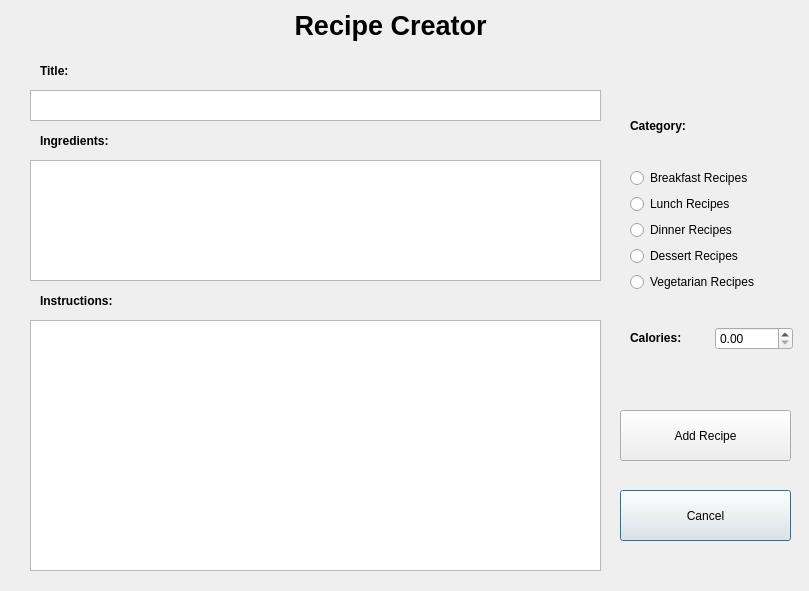
<?xml version="1.0" encoding="UTF-8"?>
<ui version="4.0">
 <class>AddRecipeWindow</class>
 <widget class="QDialog" name="AddRecipeWindow">
  <property name="geometry">
   <rect>
    <x>0</x>
    <y>0</y>
    <width>809</width>
    <height>591</height>
   </rect>
  </property>
  <property name="windowTitle">
   <string>Dialog</string>
  </property>
  <widget class="QTextEdit" name="titletextEdit">
   <property name="geometry">
    <rect>
     <x>30</x>
     <y>90</y>
     <width>571</width>
     <height>31</height>
    </rect>
   </property>
  </widget>
  <widget class="QWidget" name="verticalLayoutWidget_3">
   <property name="geometry">
    <rect>
     <x>630</x>
     <y>90</y>
     <width>163</width>
     <height>291</height>
    </rect>
   </property>
   <layout class="QVBoxLayout" name="verticalLayout_2">
    <item>
     <widget class="QLabel" name="categoryLabel_2">
      <property name="sizePolicy">
       <sizepolicy hsizetype="Preferred" vsizetype="Maximum">
        <horstretch>0</horstretch>
        <verstretch>0</verstretch>
       </sizepolicy>
      </property>
      <property name="font">
       <font>
        <bold>true</bold>
       </font>
      </property>
      <property name="text">
       <string>Category:</string>
      </property>
     </widget>
    </item>
    <item>
     <layout class="QVBoxLayout" name="categoryVLayout_2">
      <item>
       <widget class="QRadioButton" name="breakfastRB_2">
        <property name="text">
         <string>Breakfast Recipes</string>
        </property>
       </widget>
      </item>
      <item>
       <widget class="QRadioButton" name="lunchRB_2">
        <property name="text">
         <string>Lunch Recipes</string>
        </property>
       </widget>
      </item>
      <item>
       <widget class="QRadioButton" name="dinnerRB_2">
        <property name="text">
         <string>Dinner Recipes</string>
        </property>
       </widget>
      </item>
      <item>
       <widget class="QRadioButton" name="dessertRB_2">
        <property name="text">
         <string>Dessert Recipes</string>
        </property>
       </widget>
      </item>
      <item>
       <widget class="QRadioButton" name="vegetarianRB_2">
        <property name="text">
         <string>Vegetarian Recipes</string>
        </property>
       </widget>
      </item>
     </layout>
    </item>
    <item>
     <layout class="QHBoxLayout" name="caloriesHLayout_2">
      <property name="sizeConstraint">
       <enum>QLayout::SetDefaultConstraint</enum>
      </property>
      <item>
       <widget class="QLabel" name="caloriesLabel_2">
        <property name="sizePolicy">
         <sizepolicy hsizetype="Preferred" vsizetype="Maximum">
          <horstretch>0</horstretch>
          <verstretch>0</verstretch>
         </sizepolicy>
        </property>
        <property name="font">
         <font>
          <bold>true</bold>
         </font>
        </property>
        <property name="text">
         <string>Calories:</string>
        </property>
       </widget>
      </item>
      <item>
       <widget class="QDoubleSpinBox" name="caloriesDoubleSpinBox_2">
        <property name="maximum">
         <double>10000.000000000000000</double>
        </property>
       </widget>
      </item>
     </layout>
    </item>
   </layout>
  </widget>
  <widget class="QTextEdit" name="ingredientsTextEdit">
   <property name="geometry">
    <rect>
     <x>30</x>
     <y>160</y>
     <width>571</width>
     <height>121</height>
    </rect>
   </property>
  </widget>
  <widget class="QLabel" name="mainTitleLabel">
   <property name="geometry">
    <rect>
     <x>280</x>
     <y>10</y>
     <width>221</width>
     <height>31</height>
    </rect>
   </property>
   <property name="font">
    <font>
     <pointsize>20</pointsize>
     <bold>true</bold>
    </font>
   </property>
   <property name="text">
    <string>Recipe Creator</string>
   </property>
   <property name="alignment">
    <set>Qt::AlignCenter</set>
   </property>
  </widget>
  <widget class="QLabel" name="instructionsLabel">
   <property name="geometry">
    <rect>
     <x>40</x>
     <y>290</y>
     <width>111</width>
     <height>21</height>
    </rect>
   </property>
   <property name="font">
    <font>
     <bold>true</bold>
    </font>
   </property>
   <property name="text">
    <string>Instructions:</string>
   </property>
  </widget>
  <widget class="QLabel" name="ingredientsLabel">
   <property name="geometry">
    <rect>
     <x>40</x>
     <y>130</y>
     <width>111</width>
     <height>21</height>
    </rect>
   </property>
   <property name="font">
    <font>
     <bold>true</bold>
    </font>
   </property>
   <property name="text">
    <string>Ingredients:</string>
   </property>
  </widget>
  <widget class="QLabel" name="titleLabel">
   <property name="geometry">
    <rect>
     <x>40</x>
     <y>60</y>
     <width>111</width>
     <height>21</height>
    </rect>
   </property>
   <property name="font">
    <font>
     <bold>true</bold>
    </font>
   </property>
   <property name="text">
    <string>Title:</string>
   </property>
  </widget>
  <widget class="QTextEdit" name="textEdit">
   <property name="geometry">
    <rect>
     <x>30</x>
     <y>320</y>
     <width>571</width>
     <height>251</height>
    </rect>
   </property>
  </widget>
  <widget class="QPushButton" name="cancelButton">
   <property name="geometry">
    <rect>
     <x>620</x>
     <y>490</y>
     <width>171</width>
     <height>51</height>
    </rect>
   </property>
   <property name="text">
    <string>Cancel</string>
   </property>
  </widget>
  <widget class="QPushButton" name="addButton">
   <property name="geometry">
    <rect>
     <x>620</x>
     <y>410</y>
     <width>171</width>
     <height>51</height>
    </rect>
   </property>
   <property name="text">
    <string>Add Recipe</string>
   </property>
  </widget>
 </widget>
 <resources/>
 <connections/>
</ui>
